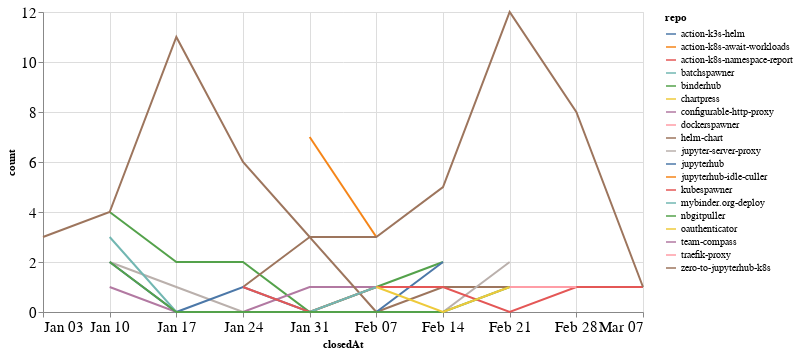

The notebook cell this image was saved under:
### Code cell
closed_by_time = closed_by.groupby('repo').resample('W', on='closedAt').count()['author'].reset_index()
closed_by_time = closed_by_time.rename(columns={'author': 'count'})

alt.Chart(closed_by_time, width=600).mark_line().encode(
    x='closedAt',
    y='count',
    color='repo',
    tooltip="repo"
)

### Figure 1 — Vega-Lite specification as saved in the notebook (floating-point values rounded to 4 significant figures)
{"config": {"axisLeft": {"labelFontSize": 15}, "axisBottom": {"labelFontSize": 15}}, "data": {"name": "data-198461dc4ca4077474afd590bdcf8ee5"}, "mark": "line", "encoding": {"color": {"type": "nominal", "field": "repo"}, "tooltip": {"type": "nominal", "field": "repo"}, "x": {"type": "temporal", "field": "closedAt"}, "y": {"type": "quantitative", "field": "count"}}, "width": 600, "$schema": "https://vega.github.io/schema/vega-lite/v4.8.1.json", "datasets": {"data-198461dc4ca4077474afd590bdcf8ee5": [{"repo": "action-k3s-helm", "closedAt": "2021-01-17T00:00:00", "count": 3}, {"repo": "action-k8s-await-workloads", "closedAt": "2021-01-31T00:00:00", "count": 7}, {"repo": "action-k8s-await-workloads", "closedAt": "2021-02-07T00:00:00", "count": 3}, {"repo": "action-k8s-namespace-report", "closedAt": "2021-02-07T00:00:00", "count": 1}, {"repo": "batchspawner", "closedAt": "2021-01-31T00:00:00", "count": 4}, {"repo": "binderhub", "closedAt": "2021-01-10T00:00:00", "count": 4}, {"repo": "binderhub", "closedAt": "2021-01-17T00:00:00", "count": 2}, {"repo": "binderhub", "closedAt": "2021-01-24T00:00:00", "count": 2}, {"repo": "binderhub", "closedAt": "2021-01-31T00:00:00", "count": 0}, {"repo": "binderhub", "closedAt": "2021-02-07T00:00:00", "count": 1}, {"repo": "binderhub", "closedAt": "2021-02-14T00:00:00", "count": 2}, {"repo": "chartpress", "closedAt": "2021-01-24T00:00:00", "count": 1}, {"repo": "configurable-http-proxy", "closedAt": "2021-01-10T00:00:00", "count": 1}, {"repo": "configurable-http-proxy", "closedAt": "2021-01-17T00:00:00", "count": 0}, {"repo": "configurable-http-proxy", "closedAt": "2021-01-24T00:00:00", "count": 0}, {"repo": "configurable-http-proxy", "closedAt": "2021-01-31T00:00:00", "count": 1}, {"repo": "configurable-http-proxy", "closedAt": "2021-02-07T00:00:00", "count": 1}, {"repo": "configurable-http-proxy", "closedAt": "2021-02-14T00:00:00", "count": 1}, {"repo": "dockerspawner", "closedAt": "2021-02-28T00:00:00", "count": 1}, {"repo": "helm-chart", "closedAt": "2021-01-24T00:00:00", "count": 1}, {"repo": "helm-chart", "closedAt": "2021-01-31T00:00:00", "count": 3}, {"repo": "helm-chart", "closedAt": "2021-02-07T00:00:00", "count": 0}, {"repo": "helm-chart", "closedAt": "2021-02-14T00:00:00", "count": 1}, {"repo": "helm-chart", "closedAt": "2021-02-21T00:00:00", "count": 1}, {"repo": "helm-chart", "closedAt": "2021-02-28T00:00:00", "count": 1}, {"repo": "jupyter-server-proxy", "closedAt": "2021-01-10T00:00:00", "count": 2}, {"repo": "jupyter-server-proxy", "closedAt": "2021-01-17T00:00:00", "count": 1}, {"repo": "jupyter-server-proxy", "closedAt": "2021-01-24T00:00:00", "count": 0}, {"repo": "jupyter-server-proxy", "closedAt": "2021-01-31T00:00:00", "count": 0}, {"repo": "jupyter-server-proxy", "closedAt": "2021-02-07T00:00:00", "count": 0}, {"repo": "jupyter-server-proxy", "closedAt": "2021-02-14T00:00:00", "count": 0}, {"repo": "jupyter-server-proxy", "closedAt": "2021-02-21T00:00:00", "count": 2}, {"repo": "jupyterhub", "closedAt": "2021-01-10T00:00:00", "count": 2}, {"repo": "jupyterhub", "closedAt": "2021-01-17T00:00:00", "count": 0}, {"repo": "jupyterhub", "closedAt": "2021-01-24T00:00:00", "count": 1}, {"repo": "jupyterhub", "closedAt": "2021-01-31T00:00:00", "count": 0}, {"repo": "jupyterhub", "closedAt": "2021-02-07T00:00:00", "count": 0}, {"repo": "jupyterhub", "closedAt": "2021-02-14T00:00:00", "count": 2}, {"repo": "jupyterhub-idle-culler", "closedAt": "2021-01-31T00:00:00", "count": 1}, {"repo": "kubespawner", "closedAt": "2021-01-24T00:00:00", "count": 1}, {"repo": "kubespawner", "closedAt": "2021-01-31T00:00:00", "count": 0}, {"repo": "kubespawner", "closedAt": "2021-02-07T00:00:00", "count": 1}, {"repo": "kubespawner", "closedAt": "2021-02-14T00:00:00", "count": 1}, {"repo": "kubespawner", "closedAt": "2021-02-21T00:00:00", "count": 0}, {"repo": "kubespawner", "closedAt": "2021-02-28T00:00:00", "count": 1}, {"repo": "kubespawner", "closedAt": "2021-03-07T00:00:00", "count": 1}, {"repo": "mybinder.org-deploy", "closedAt": "2021-01-10T00:00:00", "count": 3}, {"repo": "mybinder.org-deploy", "closedAt": "2021-01-17T00:00:00", "count": 0}, {"repo": "mybinder.org-deploy", "closedAt": "2021-01-24T00:00:00", "count": 0}, {"repo": "mybinder.org-deploy", "closedAt": "2021-01-31T00:00:00", "count": 0}, {"repo": "mybinder.org-deploy", "closedAt": "2021-02-07T00:00:00", "count": 1}, {"repo": "nbgitpuller", "closedAt": "2021-01-10T00:00:00", "count": 2}, {"repo": "nbgitpuller", "closedAt": "2021-01-17T00:00:00", "count": 0}, {"repo": "nbgitpuller", "closedAt": "2021-01-24T00:00:00", "count": 0}, {"repo": "nbgitpuller", "closedAt": "2021-01-31T00:00:00", "count": 0}, {"repo": "nbgitpuller", "closedAt": "2021-02-07T00:00:00", "count": 0}, {"repo": "nbgitpuller", "closedAt": "2021-02-14T00:00:00", "count": 0}, {"repo": "nbgitpuller", "closedAt": "2021-02-21T00:00:00", "count": 1}, {"repo": "oauthenticator", "closedAt": "2021-02-07T00:00:00", "count": 1}, {"repo": "oauthenticator", "closedAt": "2021-02-14T00:00:00", "count": 0}, {"repo": "oauthenticator", "closedAt": "2021-02-21T00:00:00", "count": 1}, {"repo": "team-compass", "closedAt": "2021-02-28T00:00:00", "count": 1}, {"repo": "traefik-proxy", "closedAt": "2021-02-21T00:00:00", "count": 1}, {"repo": "traefik-proxy", "closedAt": "2021-02-28T00:00:00", "count": 1}, {"repo": "zero-to-jupyterhub-k8s", "closedAt": "2021-01-03T00:00:00", "count": 3}, {"repo": "zero-to-jupyterhub-k8s", "closedAt": "2021-01-10T00:00:00", "count": 4}, {"repo": "zero-to-jupyterhub-k8s", "closedAt": "2021-01-17T00:00:00", "count": 11}, {"repo": "zero-to-jupyterhub-k8s", "closedAt": "2021-01-24T00:00:00", "count": 6}, {"repo": "zero-to-jupyterhub-k8s", "closedAt": "2021-01-31T00:00:00", "count": 3}, {"repo": "zero-to-jupyterhub-k8s", "closedAt": "2021-02-07T00:00:00", "count": 3}, {"repo": "zero-to-jupyterhub-k8s", "closedAt": "2021-02-14T00:00:00", "count": 5}, {"repo": "zero-to-jupyterhub-k8s", "closedAt": "2021-02-21T00:00:00", "count": 12}, {"repo": "zero-to-jupyterhub-k8s", "closedAt": "2021-02-28T00:00:00", "count": 8}, {"repo": "zero-to-jupyterhub-k8s", "closedAt": "2021-03-07T00:00:00", "count": 1}]}}
